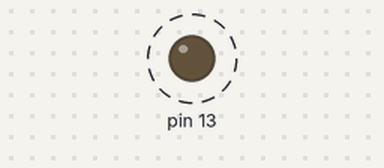
Recording of a sketch running on a simulated Arduino Uno, built with avr-gcc and run on an emulated ATmega328P. Shown: output pins drawn as LEDs (lit = HIGH). Dashed ring = blinking.

Above: at 0.2 s.
Timing chart, 0 to 3.0 s (numbered marks = the images above):
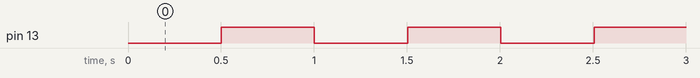

The sketch:

led_change_to_high_21.ino
```cpp
unsigned long t1=0,t2=0;
bool s=0;
void setup() {
pinMode(13,OUTPUT);
}
void loop() {
t1=millis();
if(t1>t2+500){
s=!s;
digitalWrite(13,s);
t2=t1;}
}
```

Measured:
- by itself, pin 13: alternates HIGH for 0.50 s and LOW for 0.50 s
